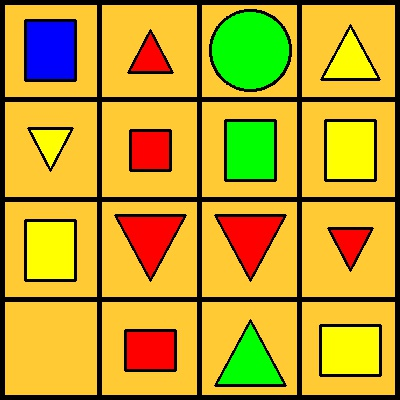
#> input picture task1_lm_set4/set-4/2. Task_Description/container_1.jpg, 400 x 400 px, found by its file name
$ python detect_shapes.py   (Python 2 division)
#> lines starting #> are read from the running program, lines starting #| are printed output that depends on the picture; after the words box and inside, x2 and y2 are one past the last pixel; in counts of white or black regions, pixels touching at a corner belong together
import imutils
import cv2
def find_shape(c):
	# initialize the shape name and approximate the contour
    shape = "unidentified"
    peri = cv2.arcLength(c, True)
    approx = cv2.approxPolyDP(c, 0.04 * peri, True)
    if len(approx) == 3:
	    shape = "Triangle"
    elif len(approx) == 4:
        shape = "4-sided"
    else:
        shape = "Circle"
    return shape
def detect_color(px):
    if px[0]>240 and px[1]<10 and px[2]<10:
        return "blue"
    elif px[0]<10 and px[1]<10 and px[2]>240:
        return "red"
    elif px[0]<10 and px[1]>240 and px[2]<10:
        return "green"
    elif px[0]<10 and px[1]>240 and px[2]>240:
        return "yellow"

image_contain = cv2.imread("container_1.jpg")
#> image_contain is the input picture: shape (400, 400, 3); mean B, G, R 41.4, 159.5, 191.8
image_contain_gray=cv2.cvtColor(image_contain,cv2.COLOR_BGR2GRAY)
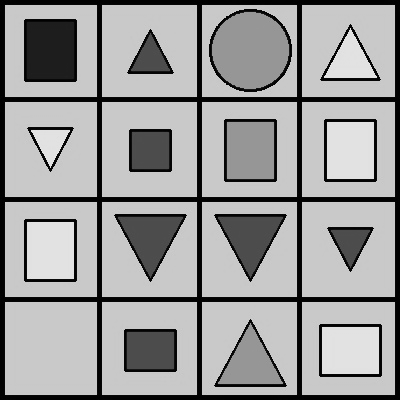
#> image_contain_gray: shape (400, 400); min 0, max 231, mean 155.8
image_contain_inrange=cv2.inRange(image_contain_gray,100,230)
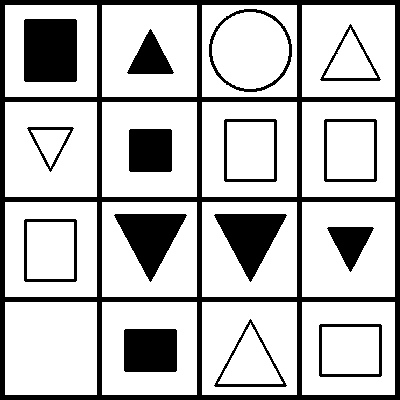
#> image_contain_inrange: shape (400, 400); 75.6% white; 16 black regions, largest, box (x1, y1, x2, y2) and area: (0, 0, 400, 400) 19375, (24, 19, 77, 82) 3335, (114, 214, 187, 282) 2560
#cv2.imshow("container",image_contain_inrange)

image_board = cv2.imread("container_2.jpg")
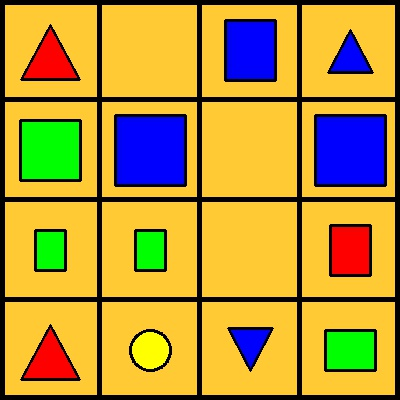
#> input picture task1_lm_set4/set-4/2. Task_Description/container_2.jpg, 400 x 400 px, found by its file name
#> image_board is the input picture: shape (400, 400, 3); mean B, G, R 59.2, 149.5, 181.1
image_board_gray=cv2.cvtColor(image_board,cv2.COLOR_BGR2GRAY)
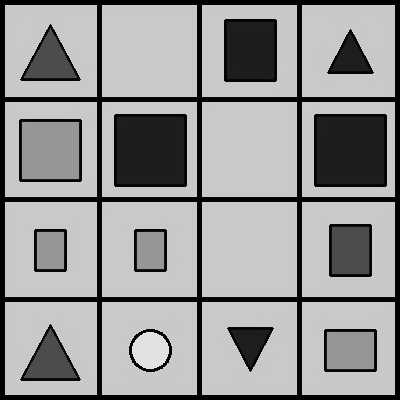
#> image_board_gray: shape (400, 400); min 0, max 231, mean 148.7
image_board_inrange=cv2.inRange(image_board_gray,100,230)
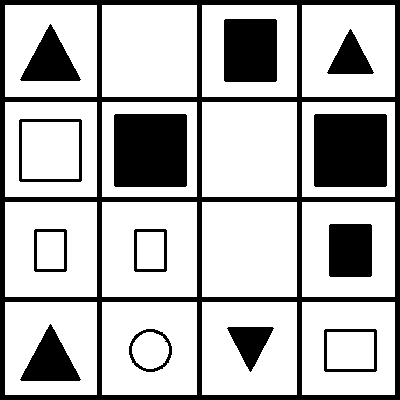
#> image_board_inrange: shape (400, 400); 72.5% white; 14 black regions
cv2.imshow("board",image_board_inrange)

cnts = cv2.findContours(image_board_inrange.copy(),cv2.RETR_TREE ,cv2.CHAIN_APPROX_SIMPLE)
#> cnts = 34 contours; largest, box (x1, y1, x2, y2) and area: (202, 202, 297, 297) 8836, (102, 202, 197, 297) 8836, (202, 102, 297, 197) 8836, (102, 102, 197, 197) 8836, (202, 302, 297, 395) 8648
cnts = cnts[0]
cnts1,heirarchy = cv2.findContours(image_board_inrange.copy(),cv2.RETR_TREE,cv2.CHAIN_APPROX_SIMPLE)
#> cnts1 has the same summary as cnts
cnts1 = cnts1[0]
#> cnts1 = [[302, 302], [302, 394], [394, 394], [394, 302]]
l=[]
for j in range(0,len(heirarchy[0])):
    if heirarchy[0][j][3]==-1:
        if heirarchy[0][j][2]!=-1:
            c1 = cnts[j]
            M1 = cv2.moments(c1)
            cX1 = int((M1['m10'] / M1['m00']))
            cY1 = int((M1['m01'] / M1['m00']))
            shape = find_shape(cnts[heirarchy[0][j][2]])
            c = cnts[heirarchy[0][j][2]]
            M = cv2.moments(c)
            cX = int((M["m10"] / M["m00"]))
            cY = int((M["m01"] / M["m00"]))
            area=M["m00"]
            px=image_board[cY,cX]
            cv2.drawContours(image_board, cnts,heirarchy[0][j][2], (206, 255, 39), 2)
        else:
            shape=None
            area=0
            px=[260,260,260]
        l.append([cY1,cX1,heirarchy[0][j][2],detect_color(px),shape,area])
        cv2.putText(image_board, detect_color(px), (cX, cY), cv2.FONT_ITALIC,0.5, (255, 255, 255), 2)
#> this loop made 34 passes
#> (c1, cX1, cY1, shape, peri in find_shape, approx in find_shape, cX, cY) on passes 1, 4, 9, 11, 14: ([[302, 302], [302, 394], [394, 394], [394, 302]], 348, 348, '4-sided', 191.3, [[323, 330], [375, 328], [377, 370], [325, 372]], 350, 350), ([[202, 302], [202, 394], [296, 394], [296, 302]], 249, 348, 'Triangle', 157.5, [[228, 326], [274, 328], [250, 372]], 250, 341), ([[5, 302], [5, 394], [96, 394], [96, 302]], 50, 348, 'Triangle', 201.3, [[50, 323], [79, 381], [19, 379]], 50, 361), ([[302, 202], [302, 296], [394, 296], [394, 202]], 348, 249, '4-sided', 191.3, [[330, 223], [372, 225], [370, 277], [328, 275]], 350, 250), ([[102, 202], [102, 296], [196, 296], [196, 202]], 149, 249, '4-sided', 151.3, [[135, 228], [167, 230], [165, 272], [133, 270]], 150, 250)
#> (c1, cX1, cY1, shape, peri in find_shape, cX, cY, area) on pass 6: ([[102, 302], [102, 394], [196, 394], [196, 302]], 149, 348, 'Circle', 147.9, 150, 350, 1508)
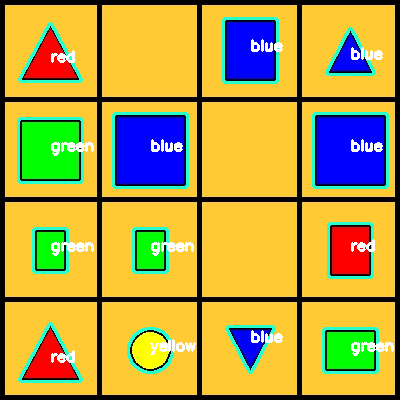
#> image_board: shape (400, 400, 3); 6.98% of pixels changed, all inside (x1, y1, x2, y2) = (17, 17, 394, 383)
#> after the loop, l = 16 items
l.sort()
board_objects=[]
for i in range(0,9):
    board_objects.append([i+1,l[i][3],l[i][4]])
#> after the loop, board_objects = 9 items
#print board_objects
print l
#> (printed output is left out)
cv2.imshow("Container", image_board)
cv2.waitKey(0)
